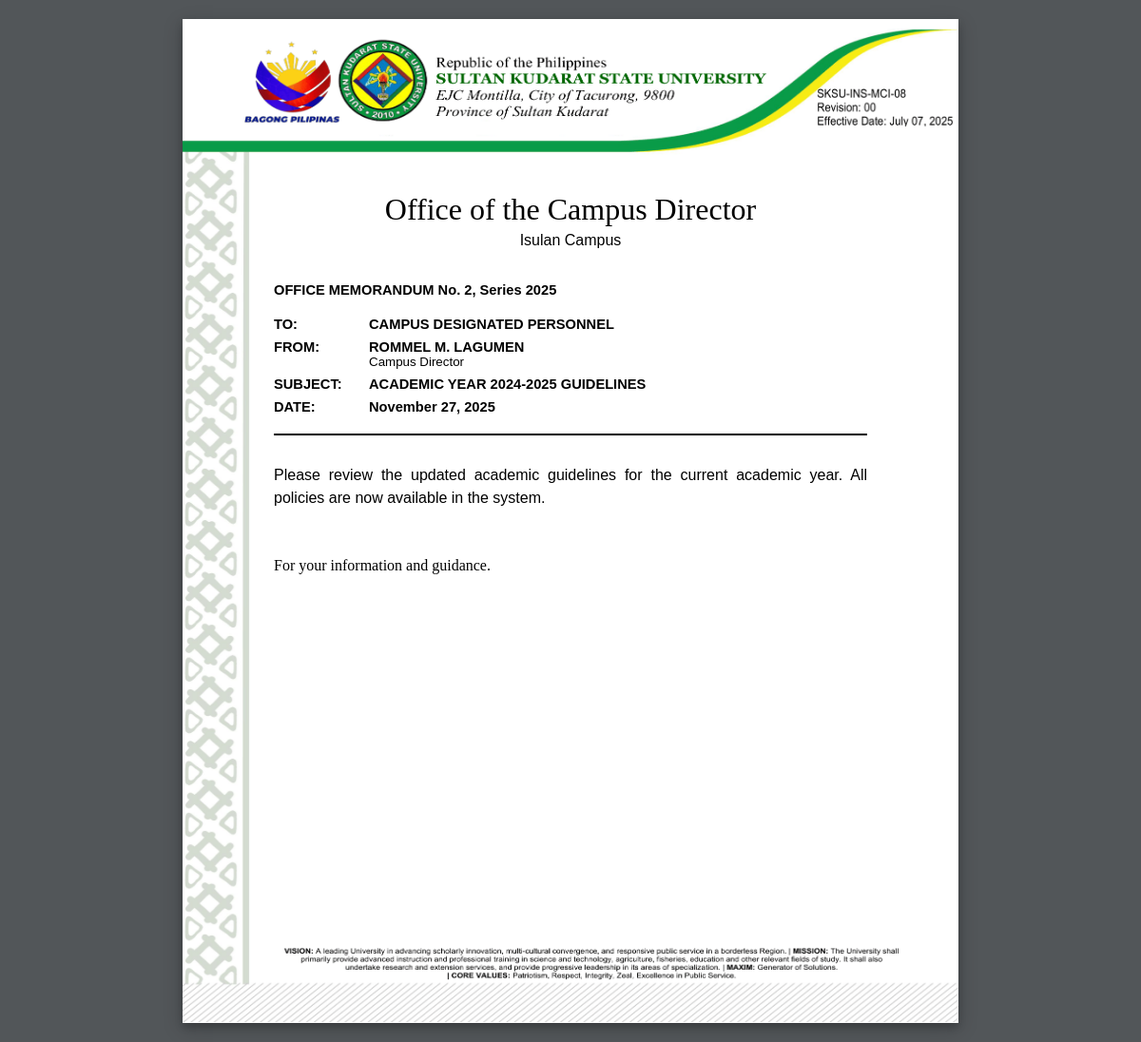
The page /view_memo.php?id=2 on the database its author committed.
### tables this page shows
CREATE TABLE `announcements` (
  `announcement_id` int(11) NOT NULL,
  `title` varchar(255) NOT NULL,
  `content` text NOT NULL,
  `priority` enum('high','medium','low') DEFAULT 'medium',
  `target_audience` varchar(100) NOT NULL DEFAULT 'all',
  `created_by` int(11) NOT NULL,
  `created_at` timestamp NOT NULL DEFAULT current_timestamp(),
  `updated_at` timestamp NOT NULL DEFAULT current_timestamp() ON UPDATE current_timestamp(),
  `is_active` tinyint(1) DEFAULT 1
);

CREATE TABLE `users` (
  `user_id` int(11) NOT NULL,
  `username` varchar(50) NOT NULL,
  `password` varchar(255) NOT NULL,
  `full_name` varchar(100) NOT NULL,
  `role` enum('faculty','program_chair','campus_director','class') NOT NULL,
  `created_at` timestamp NOT NULL DEFAULT current_timestamp(),
  `updated_at` timestamp NOT NULL DEFAULT current_timestamp() ON UPDATE current_timestamp(),
  `is_active` tinyint(1) DEFAULT 1
);

### view_memo.php (the view, shortened to what this page needs)
<?php
$id = intval($_GET['id']);
$pdo = get_db_connection();
$stmt = $pdo->prepare("
    SELECT a.*, u.full_name as created_by_name
    FROM announcements a
    LEFT JOIN users u ON a.created_by = u.user_id
    WHERE a.announcement_id = ? AND a.is_active = TRUE
");
$stmt->execute([$id]);
$announcement = $stmt->fetch(PDO::FETCH_ASSOC);
$title = htmlspecialchars($announcement['title']);
$content = nl2br(htmlspecialchars($announcement['content']));
$authorName = $announcement['created_by_name'] ? htmlspecialchars($announcement['created_by_name']) : 'ADMINISTRATION';
$date = date('F d, Y', strtotime($announcement['created_at']));
$year = date('Y', strtotime($announcement['created_at']));
?>
<!DOCTYPE html>
<html>
<head>
</head>
<body>
    <div class="page">
        <div class="background-layer">
            <img src="assets/images/announcement.png" alt="">
        </div>
        <div class="content-wrapper">
            <div class="office-title-block">
                <div class="office-title">Office of the Campus Director</div>
                <div class="office-subtitle">Isulan Campus</div>
            </div>
            <div class="memo-info">
                <div style="font-weight: bold; margin-bottom: 20px;">OFFICE MEMORANDUM No. <?php echo $id; ?>, Series <?php echo $year; ?></div>
                <div class="memo-row"><span class="memo-label">TO:</span> <span class="memo-value">CAMPUS DESIGNATED PERSONNEL</span></div>
                <div class="memo-row"><span class="memo-label">FROM:</span> <span class="memo-value"><?php echo strtoupper($authorName); ?></span></div>
                <div class="memo-row" style="margin-left: 100px; margin-top: -8px; font-weight: normal; font-size: 10pt;">Campus Director</div>
                <div class="memo-row"><span class="memo-label">SUBJECT:</span> <span class="memo-value" style="text-transform: uppercase;"><?php echo $title; ?></span></div>
                <div class="memo-row"><span class="memo-label">DATE:</span> <span class="memo-value"><?php echo $date; ?></span></div>
            </div>
            <div class="memo-line"></div>
            <div class="content"><?php echo $content; ?></div>
            <div class="signatory">
                <p>For your information and guidance.</p>
            </div>
        </div>
    </div>
</body>
</html>

### view_memo.php (style rules this page uses)
body { font-family: 'Times New Roman', Times, serif; margin: 0; padding: 0; min-height: 100vh; box-sizing: border-box; background: #525659; display: flex; justify-content: center; align-items: flex-start; padding-top: 20px; padding-bottom: 20px; }
.page { width: 8.5in; min-height: 11in; background: white; position: relative; box-shadow: 0 4px 8px 0 rgba(0,0,0,0.2), 0 6px 20px 0 rgba(0,0,0,0.19); padding: 0; overflow: hidden; }
.background-layer { position: absolute; top: 0; left: 0; width: 100%; height: 100%; z-index: 0; }
.background-layer img { width: 100%; height: 100%; object-fit: fill; }
.content-wrapper { padding: 154px 96px 96px 96px; position: relative; z-index: 1; }
.office-title-block { margin-top: 30px; text-align: center; margin-bottom: 35px; }
.office-title { font-family: 'Monotype Corsiva', 'Apple Chancery', cursive; font-size: 24pt; color: #000; line-height: 1; }
.office-subtitle { font-family: Arial, sans-serif; font-size: 12pt; margin-top: 8px; }
.memo-info { margin-bottom: 20px; font-family: Arial, sans-serif; font-size: 11pt; }
.memo-row { display: flex; margin-bottom: 8px; }
.memo-label { font-weight: bold; width: 100px; flex-shrink: 0; }
.memo-value { font-weight: bold; }
.memo-line { border-bottom: 2px solid #000; margin-bottom: 30px; }
.content { font-size: 12pt; line-height: 1.5; color: #000; margin-bottom: 50px; white-space: pre-wrap; text-align: justify; font-family: Arial, sans-serif; }

### rows shown on the page
announcements: created_at "2025", created_by.full_name "ROMMEL M. LAGUMEN", title "ACADEMIC YEAR 2024-2025 GUIDELINES", created_at "November 27, 2025", content "Please review the updated academic guidelines for the current academic year. All policies are now available in the system."

### other values the page prints
$id "2"
